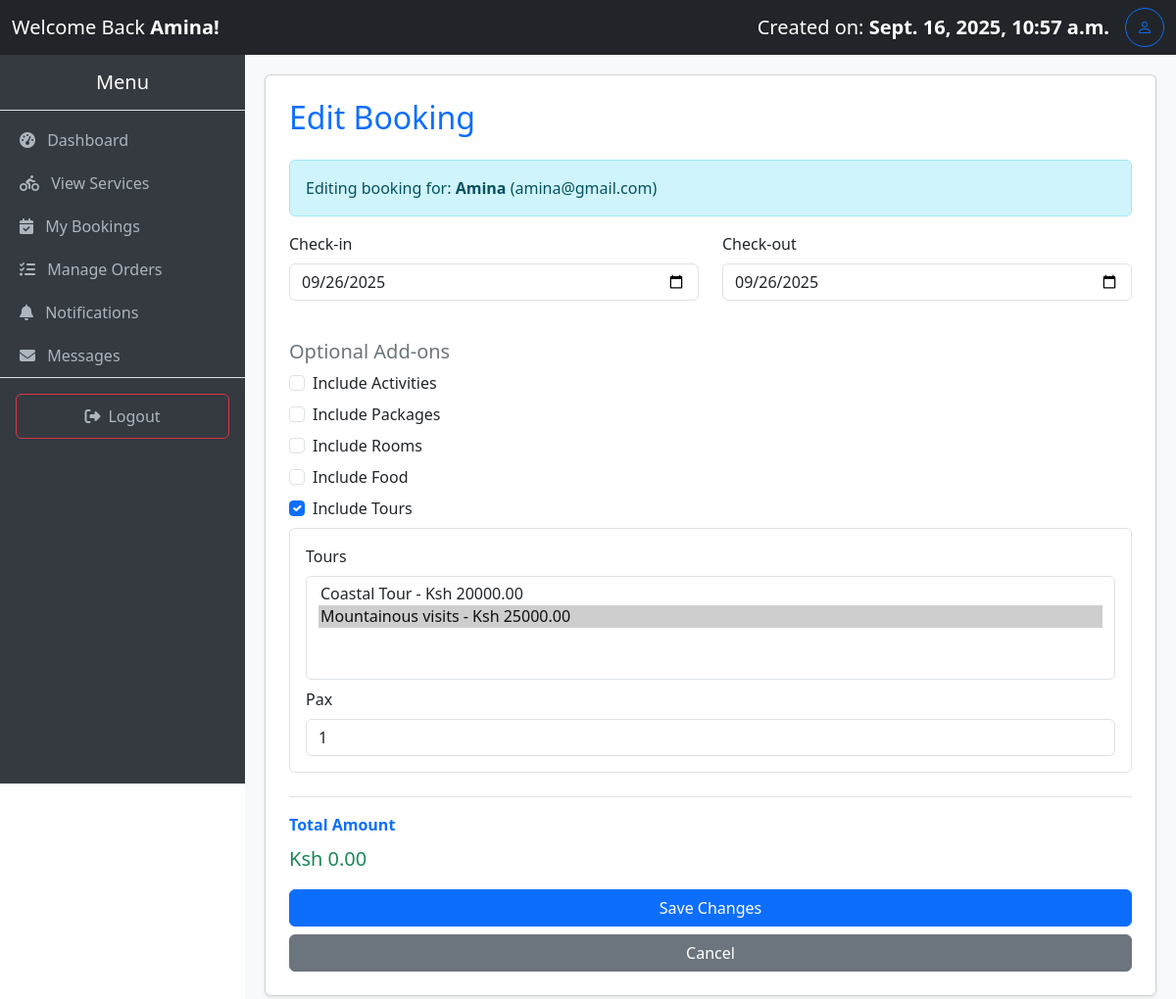
Screenshot of /bookings/edit/43/ (signed in) with the database file from the repository.
### myApp/models.py (models this page shows, shortened)
class Booking(models.Model):
    user = models.ForeignKey(User, on_delete=models.SET_NULL, null=True, blank=True)
    customer_name = models.CharField(max_length=100, blank=True, null=True)
    customer_email = models.EmailField(blank=True, null=True)
    activities = models.ManyToManyField('Activity', blank=True)
    packages = models.ManyToManyField('Package', blank=True)
    rooms = models.ManyToManyField('Room', blank=True)
    food = models.ManyToManyField('Food', blank=True)
    tours = models.ManyToManyField('Tour', blank=True)
    check_in = models.DateField(blank=True, null=True)
    check_out = models.DateField(blank=True, null=True)
    pax = models.PositiveIntegerField(default=1)
    pax_details = models.JSONField(blank=True, null=True)  # Works with Django 3.1+
    created_at = models.DateTimeField(auto_now_add=True)
    paid = models.DecimalField(max_digits=10, decimal_places=2, default=0)
    @property
    def nights_spent(self):
        if self.check_in and self.check_out:
            nights = (self.check_out - self.check_in).days
            return nights if nights > 0 else 1  # Minimum of 1 night for same-day bookings
        return 1
    @property
    def amount_required(self):
        pax = self.pax or 1
        def get_pax_value(category):
            if self.pax_details and category in self.pax_details:
                return self.pax_details[category].get('pax', pax)
            return pax
        room_cost = sum(
            room.room_type.price_per_night * get_pax_value('rooms') * self.nights_spent
            for room in self.rooms.all()
        )
        activity_cost = sum(
            a.price_per_person * get_pax_value('activities') for a in self.activities.all()
        )
        package_cost = sum(
            p.price_per_person * get_pax_value('packages') for p in self.packages.all()
        )
        food_cost = sum(
            f.price_per_person * get_pax_value('food') for f in self.food.all()
        )
        tour_cost = sum(
            t.price_per_person * get_pax_value('tours') for t in self.tours.all()
        )
        return room_cost + activity_cost + package_cost + food_cost + tour_cost

class Tour(models.Model):
    name = models.CharField(max_length=100)
    destination = models.CharField(max_length=100, null=True)
    description = models.TextField()
    price_per_person = models.DecimalField(max_digits=10, decimal_places=2)
    image = models.ImageField(upload_to='room_images/', blank=True, null=True)

### myApp/views.py (the view, shortened to what this page needs)
# urls.py: path('bookings/edit/<int:pk>/', views.edit_booking, name='edit_booking'),
@login_required(login_url='login')
def edit_booking(request, pk):
    booking = get_object_or_404(Booking, pk=pk)
    if not request.user.is_superuser and booking.user != request.user:
        messages.error(request, "You do not have permission to edit this booking.")
        return redirect('booking_list')
    if request.user.is_superuser:
        base_template = "base.admin.html"
    elif request.user.groups.filter(name="Staff").exists():
        base_template = "base.staff.html"
    else:
        base_template = "base.user.html"
    context = {
        "booking": booking,
        "activities": Activity.objects.all(),
        "packages": Package.objects.all(),
        "rooms": Room.objects.all(),
        "food": Food.objects.all(),
        "tours": Tour.objects.all(),
        "base_template": base_template,  # 🔑 Fix: Add base_template
    }
    return render(request, "booking_edit.html", context)

### myApp/context_processors.py (called while the page is built)
def total_users(request):
    return {'total_users': User.objects.count()}

def total_bookings(request):
    return {'total_bookings': Booking.objects.count()}

def total_amount(request):
    total = 0
    if request.user.is_authenticated:
        bookings = Booking.objects.all()#filter(user=request.user)
        total = sum(booking.amount_required for booking in bookings)
    return {'total_amount': total}

def total_cost(request):
    if not request.user.is_authenticated:
        return {
            'user_bookings': [],
            'user_total_amount': 0,
        }
    bookings = Booking.objects.filter(user=request.user).prefetch_related(
        'activities', 'packages', 'rooms', 'food', 'tours'
    )
    total_amount = sum(b.amount_required for b in bookings)
    return {
        'user_bookings': bookings,
        'user_total_amount': total_amount,
    }

### myApp/templates/booking_edit.html (shortened to what this page needs)
{% extends base_template %} {% block title %}Edit Booking{% endblock %} {% block content %}
<div class="card shadow-sm p-4">
    <h2 class="mb-4 text-primary">Edit Booking</h2>
    <form method="post" class="needs-validation" novalidate>
        {% csrf_token %} {% if not booking.user %}
        <div class="mb-3">
            <label class="form-label">Your Name</label>
            <input type="text" name="customer_name" class="form-control" value="{{ booking.customer_name }}" required>
        </div>
        <div class="mb-3">
            <label class="form-label">Your Email</label>
            <input type="email" name="customer_email" class="form-control" value="{{ booking.customer_email }}" required>
        </div>
        {% else %}
        <div class="alert alert-info">
            Editing booking for: <strong>{{ booking.user.username }}</strong> ({{ booking.user.email }})
        </div>
        {% endif %}
        <div class="row">
            <div class="col-md-6 mb-3">
                <label class="form-label">Check-in</label>
                <input type="date" name="check_in" class="form-control" value="{{ booking.check_in|date:'Y-m-d' }}" required>
            </div>
            <div class="col-md-6 mb-3">
                <label class="form-label">Check-out</label>
                <input type="date" name="check_out" class="form-control" value="{{ booking.check_out|date:'Y-m-d' }}" required>
            </div>
        </div>
        <h5 class="text-secondary mt-4">Optional Add-ons</h5>
        <div class="form-check mb-2">
            <input class="form-check-input toggle-section" type="checkbox" data-target="#activities-section" {% if booking.activities.all %}checked{% endif %}>
            <label class="form-check-label">Include Activities</label>
        </div>
        <div class="form-check mb-2">
            <input class="form-check-input toggle-section" type="checkbox" data-target="#packages-section" {% if booking.packages.all %}checked{% endif %}>
            <label class="form-check-label">Include Packages</label>
        </div>
        <div class="form-check mb-2">
            <input class="form-check-input toggle-section" type="checkbox" data-target="#rooms-section" {% if booking.rooms.all %}checked{% endif %}>
            <label class="form-check-label">Include Rooms</label>
        </div>
        <div class="form-check mb-2">
            <input class="form-check-input toggle-section" type="checkbox" data-target="#food-section" {% if booking.food.all %}checked{% endif %}>
            <label class="form-check-label">Include Food</label>
        </div>
        <div class="form-check mb-2">
            <input class="form-check-input toggle-section" type="checkbox" data-target="#tours-section" {% if booking.tours.all %}checked{% endif %}>
            <label class="form-check-label">Include Tours</label>
        </div>
        <div id="tours-section" class="{% if not booking.tours.all %}d-none{% endif %} border rounded p-3 mb-3">
            <label class="form-label">Tours</label>
            <select name="tours" class="form-select" multiple>
        {% for tour in tours %}
          <option value="{{ tour.id }}" data-price="{{ tour.price_per_person }}"
            {% if tour in booking.tours.all %}selected{% endif %}>
            {{ tour.name }} - Ksh {{ tour.price_per_person }}
          </option>
        {% endfor %}
      </select>
            <label class="form-label mt-2">Pax</label>
            <input type="number" name="tours_pax" class="form-control" min="1" value="{{ booking.tours_pax|default:1 }}">
        </div>
        <div class="mt-4 border-top pt-3">
            <label class="form-label fw-bold text-primary">Total Amount</label>
            <div id="total-amount" class="fs-5 text-success">Ksh 0.00</div>
        </div>
        <button type="submit" class="btn btn-primary w-100 mt-3">Save Changes</button>
        <a href="{% url 'booking_list' %}" class="btn btn-secondary w-100 mt-2">Cancel</a>
    </form>
</div>
{% endblock %}

### myApp/templates/base.user.html (shortened to what this page needs)
<!DOCTYPE html>
<html lang="en">
<head>
    <link href="https://cdn.jsdelivr.net/npm/bootstrap@5.3.3/dist/css/bootstrap.min.css" rel="stylesheet">
    <link rel="stylesheet" href="https://cdn.jsdelivr.net/npm/bootstrap-icons@1.11.3/font/bootstrap-icons.css">
    <link rel="stylesheet" href="https://cdnjs.cloudflare.com/ajax/libs/font-awesome/6.5.2/css/all.min.css">
</head>
<body>
    <nav class="navbar navbar-expand-lg navbar-dark bg-dark">
        <div class="container-fluid">
            <a class="navbar-brand" href="#">Welcome Back <strong>{{ user.username }}!</strong></a>
            <div class="d-flex">
                <a class="navbar-brand" href="#"> Created on: <strong>{{ user.date_joined }}</strong></a>
                <a href="#" class="btn btn-outline-primary rounded-circle d-flex align-items-center justify-content-center" style="width: 40px; height: 40px;" title="Manage Profile">
                    <i class="bi bi-person"></i>
                </a>
            </div>
        </div>
    </nav>
    <div class="sidebar">
        <h5 class="text-center py-3 border-bottom">Menu</h5>
        <a href="{% url 'user_dashboard' %}"><i class="fas fa-tachometer-alt me-2"></i> Dashboard</a>
        <a href="{% url 'explore' %}"><i class="fas fa-biking me-2"></i> View Services</a>
        <a href="{% url 'booking_list' %}"><i class="fas fa-calendar-check me-2"></i> My Bookings</a>
        <a href="{% url 'my_orders' %}"><i class="fas fa-tasks me-2"></i> Manage Orders</a>
        <a href="#"><i class="fas fa-bell me-2"></i> Notifications</a>
        <a href="#"><i class="fas fa-envelope me-2"></i> Messages</a>
        <div class="p-3 border-top" style="position: relative; bottom: 0; width: 100%;">
            <a href="{% url 'logout' %}" class="btn btn-outline-danger w-100"><i class="fas fa-sign-out-alt me-2"></i>Logout</a>
        </div>
    </div>
    <div class="content">
        {% block content %}{% endblock %}
    </div>
</body>
</html>

### myApp/templates/base.user.html (style rules this page uses)
body { margin: 0; padding: 0; }
.navbar { position: fixed; top: 0; left: 0; width: 100%; z-index: 1030; }
.sidebar { position: fixed; top: 56px; left: 0; width: 250px; height: calc(100vh - 56px); background-color: #343a40; color: #fff; overflow-y: auto; }
.sidebar a { color: #adb5bd; text-decoration: none; display: block; padding: 10px 20px; }
.content { margin-top: 56px; margin-left: 250px; padding: 20px; background-color: #f8f9fa; min-height: calc(100vh - 56px); }

### rows the page displays
Booking: user.username "Amina", user.email "amina@gmail.com", check_in "09/26/2025", check_out "09/26/2025", id "☑", tours "Coastal Tour - Ksh 20000.00 / Mountainous visits - Ksh 25000.00 ☑"

### other values shown
{{ user.username }} "Amina"
{{ user.date_joined }} "Sept. 16, 2025, 10:57 a.m."
